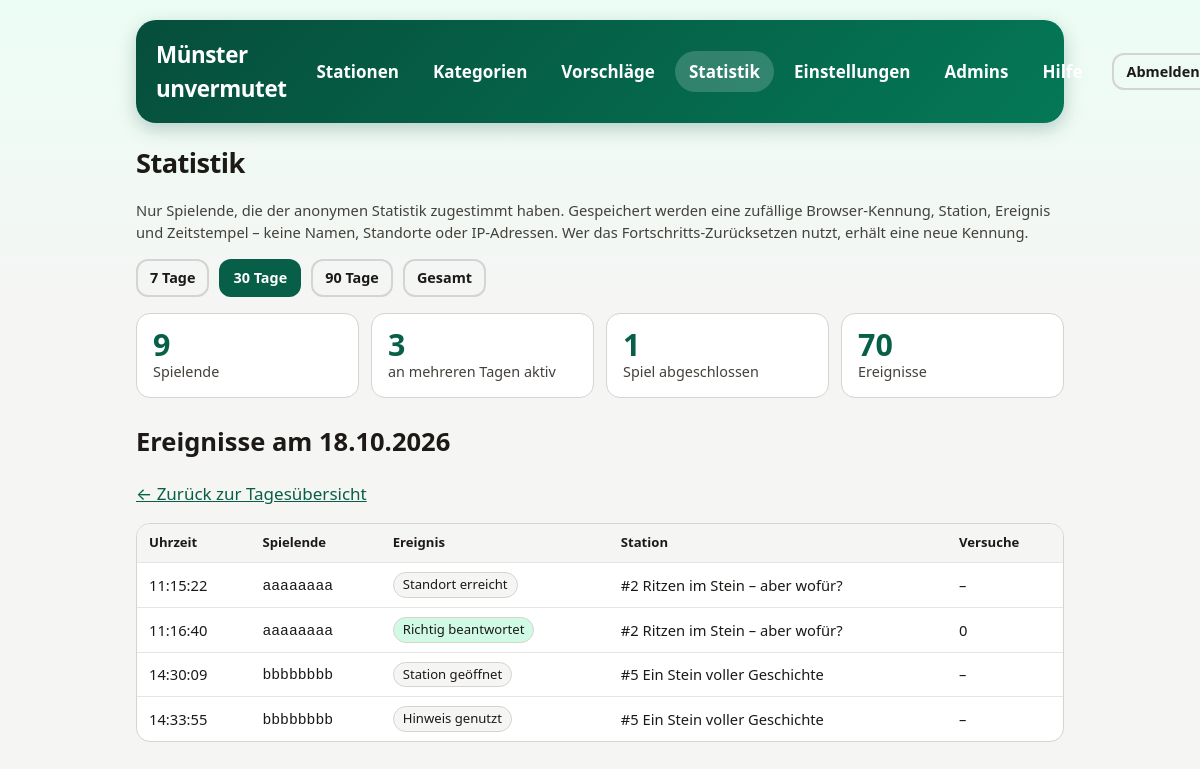
/admin/statistics.php?days=30&day=2026-10-18 (signed in), run on the app's committed database.
### tables this page shows
CREATE TABLE stat_events (
    id INTEGER PRIMARY KEY AUTOINCREMENT,
    player_id TEXT NOT NULL,
    station_id TEXT,
    event TEXT NOT NULL
        CHECK (event IN ('opened', 'location_verified', 'hint_used', 'wrong_answer', 'solution_shown', 'solved', 'game_completed')),
    attempts INTEGER,
    created_at TEXT NOT NULL
);

CREATE TABLE stations (
    id TEXT PRIMARY KEY,
    number INTEGER NOT NULL,
    title TEXT NOT NULL,
    hint TEXT NOT NULL,
    lat NUMERIC NOT NULL,
    lon NUMERIC NOT NULL,
    correct_option_index INTEGER NOT NULL,
    solution_title TEXT NOT NULL,
    solution_caption TEXT,
    info TEXT NOT NULL,
    task_image TEXT NOT NULL,
    solution_image TEXT,
    category TEXT NOT NULL,
    status TEXT NOT NULL DEFAULT 'published'
        CHECK (status IN ('published', 'archived')),
    created_at TEXT NOT NULL,
    updated_at TEXT NOT NULL
, teaser_text TEXT);

### admin/statistics.php (the view, shortened to what this page needs)
<?php
require __DIR__ . '/_bootstrap.php';
$ranges = [7 => '7 Tage', 30 => '30 Tage', 90 => '90 Tage', 0 => 'Gesamt'];
$days = isset($_GET['days']) && array_key_exists((int) $_GET['days'], $ranges) ? (int) $_GET['days'] : 30;
$from = $days > 0 ? date('Y-m-d', strtotime('-' . ($days - 1) . ' days')) : '0000-00-00';
$day = is_string($_GET['day'] ?? null) && preg_match('/^\d{4}-\d{2}-\d{2}$/', $_GET['day']) ? $_GET['day'] : null;
$pdo = db();
function stat_value(PDO $pdo, string $sql, array $params): int
{
    $stmt = $pdo->prepare($sql);
    $stmt->execute($params);
    return (int) $stmt->fetchColumn();
}
$players = stat_value($pdo, 'SELECT COUNT(DISTINCT player_id) FROM stat_events WHERE substr(created_at, 1, 10) >= ?', [$from]);
$eventCount = stat_value($pdo, 'SELECT COUNT(*) FROM stat_events WHERE substr(created_at, 1, 10) >= ?', [$from]);
$completed = stat_value($pdo, "SELECT COUNT(DISTINCT player_id) FROM stat_events WHERE event = 'game_completed' AND substr(created_at, 1, 10) >= ?", [$from]);
$returning = stat_value(
    $pdo,
    'SELECT COUNT(*) FROM (SELECT player_id FROM stat_events WHERE substr(created_at, 1, 10) >= ? GROUP BY player_id HAVING COUNT(DISTINCT substr(created_at, 1, 10)) > 1)',
    [$from]
);
$dayEvents = [];
if ($day !== null) {
    $stmt = $pdo->prepare('SELECT e.created_at, e.player_id, e.event, e.attempts, s.number, s.title
        FROM stat_events e LEFT JOIN stations s ON s.id = e.station_id
        WHERE substr(e.created_at, 1, 10) = ? ORDER BY e.id');
    $stmt->execute([$day]);
    $dayEvents = $stmt->fetchAll();
}
function stat_date(string $day): string
{
    $time = strtotime($day);
    return $time ? date('d.m.Y', $time) : $day;
}
?>
<h1 class="admin-title">Statistik</h1>
<p class="task-intro">Nur Spielende, die der anonymen Statistik zugestimmt haben. Gespeichert werden eine zufällige Browser-Kennung, Station, Ereignis und Zeitstempel – keine Namen, Standorte oder IP-Adressen. Wer das Fortschritts-Zurücksetzen nutzt, erhält eine neue Kennung.</p>
<nav class="admin-toolbar" aria-label="Zeitraum">
  <?php foreach ($ranges as $value => $label): ?>
    <a class="btn small<?= $value === $days ? '' : ' secondary' ?>" href="statistics.php?days=<?= $value ?>"<?= $value === $days ? ' aria-current="true"' : '' ?>><?= h($label) ?></a>
  <?php endforeach; ?>
</nav>
<div class="stat-kpis">
  <div class="stat-kpi"><b><?= $players ?></b><span>Spielende</span></div>
  <div class="stat-kpi"><b><?= $returning ?></b><span>an mehreren Tagen aktiv</span></div>
  <div class="stat-kpi"><b><?= $completed ?></b><span>Spiel abgeschlossen</span></div>
  <div class="stat-kpi"><b><?= $eventCount ?></b><span>Ereignisse</span></div>
</div>
<?php if ($day !== null): ?>
  <h2>Ereignisse am <?= h(stat_date($day)) ?></h2>
  <p><a href="statistics.php?days=<?= $days ?>">← Zurück zur Tagesübersicht</a></p>
  <?php if (!$dayEvents): ?><p>Keine Ereignisse an diesem Tag.</p><?php else: ?>
  <div class="stat-table-wrap"><table class="stat-table">
    <thead><tr><th>Uhrzeit</th><th>Spielende</th><th>Ereignis</th><th>Station</th><th>Versuche</th></tr></thead>
    <tbody>
    <?php foreach ($dayEvents as $e): ?>
      <tr>
        <td><?= h(substr((string) $e['created_at'], 11, 8)) ?></td>
        <td><code><?= h(substr((string) $e['player_id'], 0, 8)) ?></code></td>
        <td><span class="stat-event stat-event--<?= h($e['event']) ?>"><?= h(EVENT_LABELS[$e['event']] ?? $e['event']) ?></span></td>
        <td><?= $e['title'] !== null ? h('#' . $e['number'] . ' ' . $e['title']) : '–' ?></td>
        <td><?= $e['attempts'] !== null ? (int) $e['attempts'] : '–' ?></td>
      </tr>
    <?php endforeach; ?>
    </tbody>
  </table></div>
  <?php endif; ?>
<?php endif; ?>

### admin/admin.css (style rules this page uses)
:root { font-family: system-ui, -apple-system, 'Segoe UI', sans-serif; color-scheme: light dark; --green: #065f46; --green-dark: #064e3b; --green-soft: #ecfdf5; --ink: #1c1917; --muted: #44403c; --bg: #f5f5f4; --bg-top: #ecfdf5; --surface: #fff; --surface-alt: #f5f5f4; --border: #d6d3d1; --border-soft: #e7e5e4; --link: #065f46; --focus: #f59e0b; --danger: #b91c1c; --danger-soft: #fee2e2; --ok-soft: #d1fae5; --hero-from: #064e3b; --hero-to: #047857; --hero-text: #d1fae5; --cat: #065f46; --cat-soft: #ecfdf5; --shadow: rgba(6, 78, 59, 0.25); }
* { box-sizing: border-box; }
body { margin: 0; background: linear-gradient(180deg, var(--bg-top) 0, var(--bg) 320px) no-repeat var(--bg); color: var(--ink); font-size: 1.0625rem; line-height: 1.5; }
a { color: var(--link); }
h1.admin-title { font-size: 1.7rem; letter-spacing: -0.02em; margin: 0 0 4px; color: var(--ink); }
.admin-toolbar { display: flex; flex-wrap: wrap; gap: 10px; align-items: center; margin: 16px 0; }
button, .btn { cursor: pointer; font: inherit; font-size: 1rem; font-weight: 600; min-height: 44px; padding: 10px 18px; border-radius: 12px; border: 2px solid transparent; text-decoration: none; display: inline-flex; align-items: center; justify-content: center; gap: 6px; background: var(--green); color: #fff; transition: transform 0.18s ease, background-color 0.18s ease; }
button.secondary, .btn.secondary, .back-button { background: transparent; color: var(--ink); border-color: var(--border); font-weight: 700; }
button.small, .btn.small { min-height: 36px; padding: 6px 12px; font-size: 0.9rem; }
.task-intro, .muted { color: var(--muted); font-size: 0.92rem; }
.stat-kpis { display: grid; grid-template-columns: repeat(auto-fit, minmax(150px, 1fr)); gap: 12px; margin: 0 0 24px; }
.stat-kpi { background: var(--surface); border: 1px solid var(--border); border-radius: 14px; padding: 14px 16px; display: flex; flex-direction: column; }
.stat-kpi b { font-size: 1.9rem; line-height: 1.1; color: var(--green); }
.stat-kpi span { color: var(--muted); font-size: 0.9rem; }
.stat-table-wrap { overflow-x: auto; margin: 0 0 12px; border: 1px solid var(--border); border-radius: 14px; background: var(--surface); }
.stat-table { width: 100%; border-collapse: collapse; font-size: 0.92rem; }
.stat-table th, .stat-table td { padding: 9px 12px; text-align: left; border-bottom: 1px solid var(--border-soft); white-space: nowrap; }
.stat-table th { background: var(--surface-alt); font-size: 0.82rem; }
.stat-table tbody tr:last-child td { border-bottom: 0; }
.stat-event { display: inline-block; padding: 2px 9px; border-radius: 999px; background: var(--surface-alt); border: 1px solid var(--border); font-size: 0.82rem; }
.stat-event--solved, .stat-event--game_completed { background: var(--ok-soft); }

### data on the page
stat_events: created_at "11:15:22", player "aaaaaaaa", event "Standort erreicht", station.title "#2 Ritzen im Stein – aber wofür?"
stat_events: created_at "11:16:40", player "aaaaaaaa", event "Richtig beantwortet", station.title "#2 Ritzen im Stein – aber wofür?", attempts "0"
stat_events: created_at "14:30:09", player "bbbbbbbb", event "Station geöffnet", station.title "#5 Ein Stein voller Geschichte"
stat_events: created_at "14:33:55", player "bbbbbbbb", event "Hinweis genutzt", station.title "#5 Ein Stein voller Geschichte"

### other printed values
$label "Stationen"
$label "Kategorien"
$label "Vorschläge"
$label "Statistik"
$label "Einstellungen"
$label "Admins"
$label "Hilfe"
$label "7 Tage"
$label "30 Tage"
$label "90 Tage"
$label "Gesamt"
$players "9"
$returning "3"
$completed "1"
$eventCount "70"
